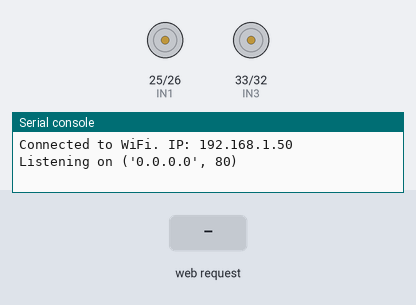
The program below on a simulated ESP32 board running MicroPython. Shown: motor-driver pin pairs drawn as motors (green arrow = first pin HIGH = forward, orange = second pin HIGH = backward, longer = more drive, scaled by the enable pin), the last lines printed to the serial console. The test bench sets the inputs (shaded band). WiFi joins after 1.5 s.

Above: at 2.7 s.
2.8 s: HTTP request GET /forwardA received
At 3.9 s:
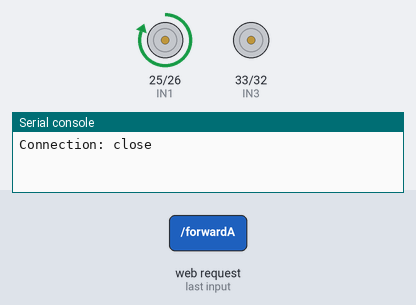
4.3 s: HTTP request GET /backwardA received
At 5.1 s:
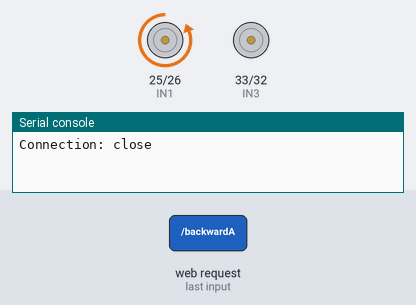
5.8 s: HTTP request GET /stopA received
At 6.2 s:
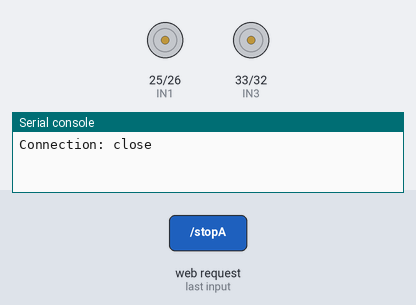
7.3 s: HTTP request GET /forwardB received
At 8.5 s:
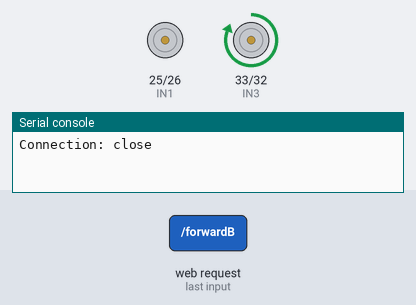
8.8 s: HTTP request GET /backwardB received
At 9.7 s:
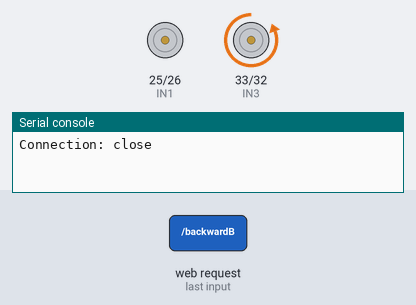
10.3 s: HTTP request GET /forwardA received
At 10.8 s:
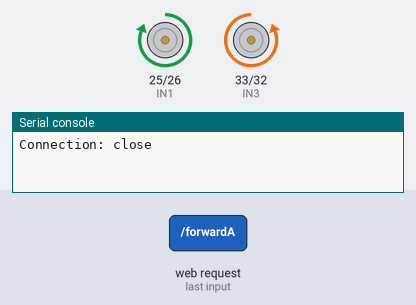
Timing chart, 0 to 12.8 s (numbered marks = the images above; inputs shaded):
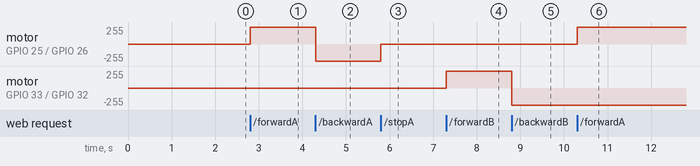

Measured:
- after the input at 2.8 s, motor on GPIO 25 (IN1) / GPIO 26 (IN2): stopped → forward 255/255 at once
- after the input at 4.3 s, motor on GPIO 25 (IN1) / GPIO 26 (IN2): forward 255/255 → backward 255/255 at once
- after the input at 5.8 s, motor on GPIO 25 (IN1) / GPIO 26 (IN2): backward 255/255 → stopped at once
- after the input at 7.3 s, motor on GPIO 33 (IN3) / GPIO 32 (IN4): stopped → forward 255/255 at once
- after the input at 8.8 s, motor on GPIO 33 (IN3) / GPIO 32 (IN4): forward 255/255 → backward 255/255 at once
- after the input at 10.3 s, motor on GPIO 25 (IN1) / GPIO 26 (IN2): stopped → forward 255/255 at once

The program:

bot1.py
```python
import network
import socket
from machine import Pin, PWM
import time

# Configuration for your WiFi network
SSID = 'KDD Lab'
PASSWORD = 'kdd$ec123'

# Setup the WiFi connection
wlan = network.WLAN(network.STA_IF)
wlan.active(True)
wlan.connect(SSID, PASSWORD)

# Wait for connection
while not wlan.isconnected():
    pass

print('Connected to WiFi. IP:', wlan.ifconfig()[0])

# Setup the L298 motor driver pins
IN1 = Pin(25, Pin.OUT)
IN2 = Pin(26, Pin.OUT)
EN_A = PWM(Pin(27), freq=1000)

IN3 = Pin(33, Pin.OUT)
IN4 = Pin(32, Pin.OUT)
EN_B = PWM(Pin(14), freq=1000)

# Setup the servos
servo1 = PWM(Pin(21), freq=50)
servo2 = PWM(Pin(22), freq=50)

# Function to set motor speed and direction
def set_motor(speed, direction, motor):
    speed = int(speed * 1023 / 100)  # Convert 0-100% speed to duty cycle (0-1023)
    if motor == 'A':
        EN_A.duty(speed)
        if direction == 'forward':
            IN1.value(1)
            IN2.value(0)
        elif direction == 'backward':
            IN1.value(0)
            IN2.value(1)
        elif direction == 'stop':
            IN1.value(0)
            IN2.value(0)
    elif motor == 'B':
        EN_B.duty(speed)
        if direction == 'forward':
            IN3.value(1)
            IN4.value(0)
        elif direction == 'backward':
            IN3.value(0)
            IN4.value(1)
        elif direction == 'stop':
            IN3.value(0)
            IN4.value(0)

# Function to set servo angle
def set_servo(servo, angle):
    min_duty = 40  # Minimum duty cycle for 0 degrees
    max_duty = 115  # Maximum duty cycle for 180 degrees
    duty = int(min_duty + (angle / 180) * (max_duty - min_duty))
    servo.duty(duty)


# Setup the web server
addr = socket.getaddrinfo('0.0.0.0', 80)[0][-1]
s = socket.socket()
s.bind(addr)
s.listen(1)

print('Listening on', addr)

# HTML for the web page
html = """<!DOCTYPE html>
<html>
<head>
    <title>ESP32 Car Control</title>
</head>
<body>
    <h1>ESP32 Car Control</h1>
    <button onclick="sendCommand('forwardA')">Motor A Forward</button>
    <button onclick="sendCommand('backwardA')">Motor A Backward</button>
    <button onclick="sendCommand('stopA')">Motor A Stop</button>
    <br>
    <button onclick="sendCommand('forwardB')">Motor B Forward</button>
    <button onclick="sendCommand('backwardB')">Motor B Backward</button>
    <button onclick="sendCommand('stopB')">Motor B Stop</button>
    <br>
    <label for="speedA">Motor A Speed:</label>
    <input type="range" id="speedA" name="speedA" min="0" max="100" onchange="sendSpeed('A', this.value)">
    <br>
    <label for="speedB">Motor B Speed:</label>
    <input type="range" id="speedB" name="speedB" min="0" max="100" onchange="sendSpeed('B', this.value)">
    <br>
    <label for="servo1">Servo 1 Angle:</label>
    <input type="range" id="servo1" name="servo1" min="0" max="180" onchange="sendServoCommand('servo1', this.value)">
    <br>
    <label for="servo2">Servo 2 Angle:</label>
    <input type="range" id="servo2" name="servo2" min="0" max="180" onchange="sendServoCommand('servo2', this.value)">
    <script>
        function sendCommand(cmd) {
            var xhttp = new XMLHttpRequest();
            xhttp.open("GET", "/" + cmd, true);
            xhttp.send();
        }
        function sendSpeed(motor, speed) {
            var xhttp = new XMLHttpRequest();
            xhttp.open("GET", "/speed" + motor + "?value=" + speed, true);
            xhttp.send();
        }
        function sendServoCommand(servo, angle) {
            var xhttp = new XMLHttpRequest();
            xhttp.open("GET", "/" + servo + "?angle=" + angle, true);
            xhttp.send();
        }
    </script>
</body>
</html>
"""

# Main loop to handle web requests
while True:
    cl, addr = s.accept()
    print('Client connected from', addr)
    request = cl.recv(1024).decode()
    print('Request:', request)

    if 'GET /forwardA' in request:
        set_motor(100, 'forward', 'A')
    elif 'GET /backwardA' in request:
        set_motor(100, 'backward', 'A')
    elif 'GET /stopA' in request:
        set_motor(0, 'stop', 'A')
    elif 'GET /forwardB' in request:
        set_motor(100, 'forward', 'B')
    elif 'GET /backwardB' in request:
        set_motor(100, 'backward', 'B')
    elif 'GET /stopB' in request:
        set_motor(0, 'stop', 'B')
    elif 'GET /speedA' in request:
        speed = int(request.split('value=')[1].split(' ')[0])
        set_motor(speed, 'forward', 'A')
    elif 'GET /speedB' in request:
        speed = int(request.split('value=')[1].split(' ')[0])
        set_motor(speed, 'forward', 'B')
    elif 'GET /servo1' in request:
        angle = int(request.split('angle=')[1].split(' ')[0])
        set_servo(servo1, angle)
    elif 'GET /servo2' in request:
        angle = int(request.split('angle=')[1].split(' ')[0])
        set_servo(servo2, angle)

    # Send the HTML response
    response = html
    cl.send('HTTP/1.1 200 OK\r\nContent-Type: text/html\r\n\r\n')
    cl.send(response)
    cl.close()
```
